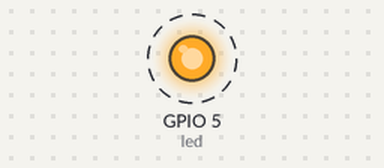
A program run on a simulated ESP8266 board running MicroPython. On the bench: output pins drawn as LEDs (lit = HIGH). Dashed ring = blinking. What the program prints to the serial console is not drawn.

Above: at 0.7 s.
Timing chart, 0 to 3.7 s (numbered marks = the images above):
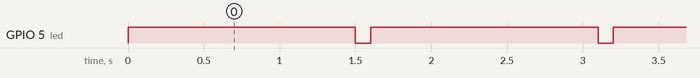

The program:

main.py
```python
# To upload to ESP8266
# >>ampy put main.py
# Default port is /dev/tty.SLAB_USBtoUART
# This can be changed by...
# >> export AMPY_PORT=~portname~

print("Hello")

import machine
import time

led = machine.Pin(5, machine.Pin.OUT)

while True:
    led.on()
    time.sleep(1.5)
    led.off()
    time.sleep(.1)
```

Measured:
- by itself, GPIO 5 (led): alternates HIGH for 1.5 s and LOW for 0.10 s
